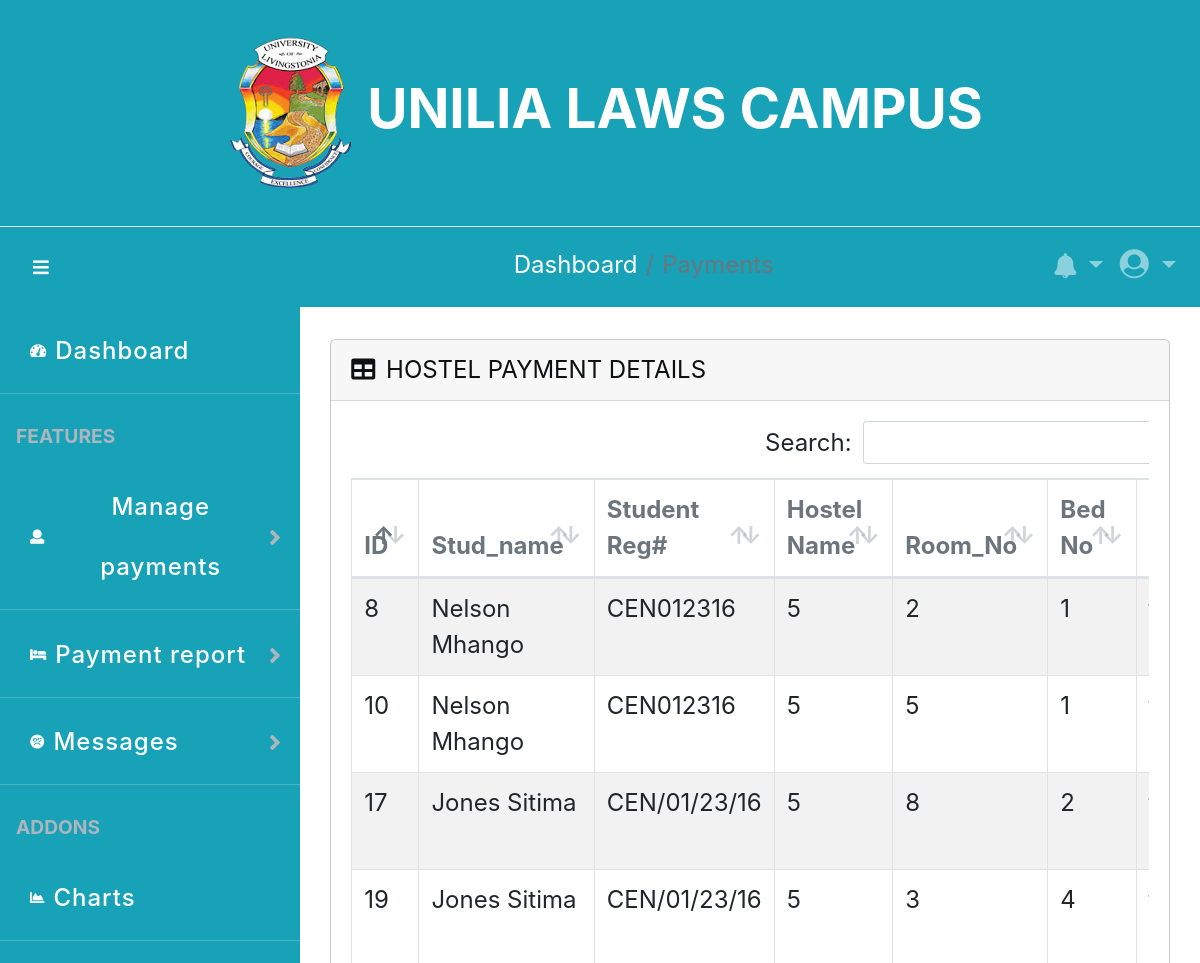
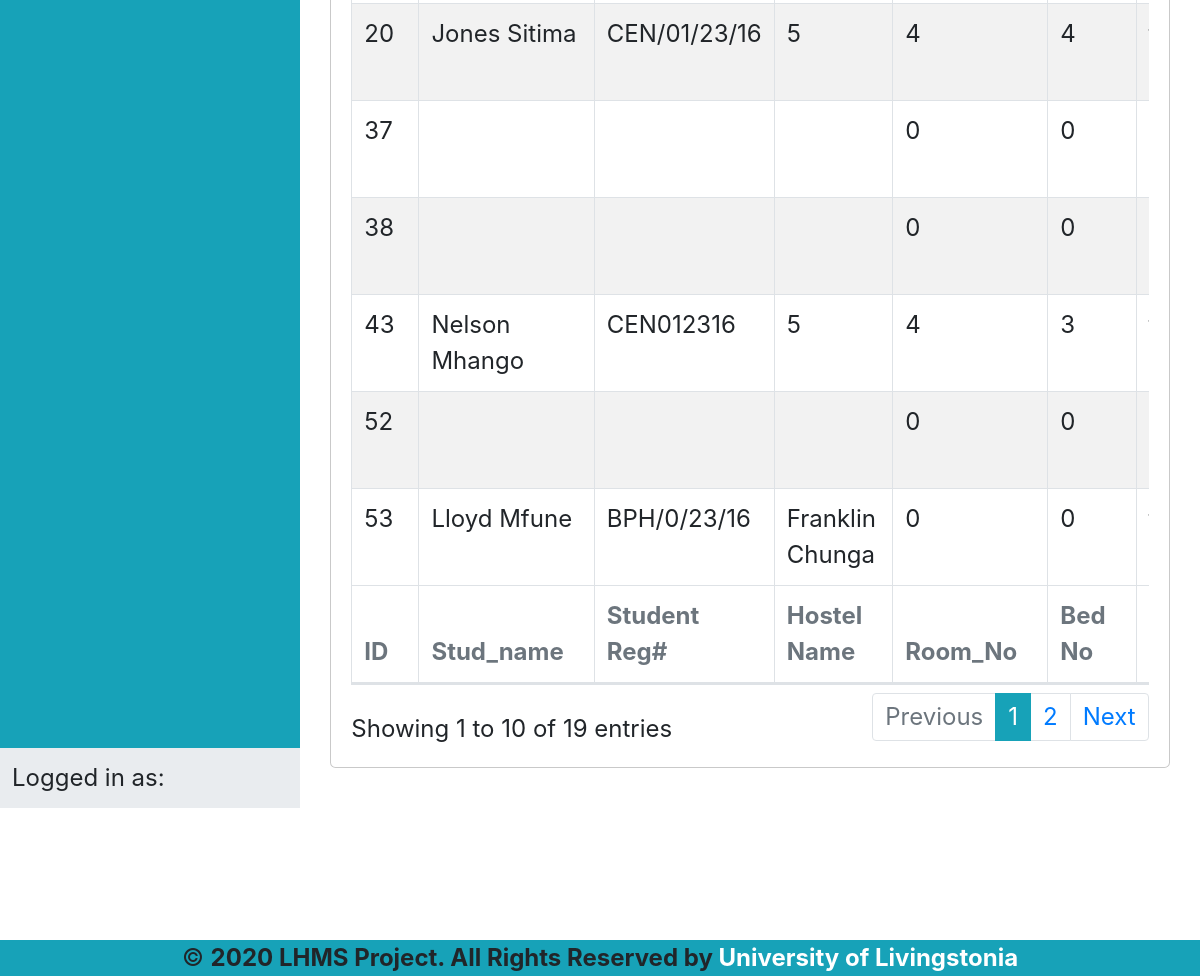
Page /balances.php on the committed database (2 pictures, top to bottom).
### tables this page shows
CREATE TABLE `payments` (
  `Payment_id` int(255) NOT NULL,
  `Stud_name` varchar(255) NOT NULL,
  `Student_Id` varchar(255) NOT NULL,
  `currency` varchar(255) NOT NULL,
  `Hostel_name` varchar(255) NOT NULL,
  `Room_no` int(255) NOT NULL,
  `Bed_No` int(255) NOT NULL,
  `TransId` varchar(255) NOT NULL,
  `Amount` varchar(255) NOT NULL,
  `email` varchar(255) NOT NULL,
  `Reciever` varchar(255) NOT NULL,
  `Paid` int(255) NOT NULL,
  `Date_added` date NOT NULL,
  `Is_approved` int(255) NOT NULL,
  `Date_approved` date NOT NULL,
  `Is_note` int(12) NOT NULL,
  `deleted` int(100) NOT NULL
);

### balances.php (the view, shortened to what this page needs)
<?php
 require 'includes/config.inc.php';
?>
<!DOCTYPE html>
<html lang="en">
<head>
        <link rel="stylesheet" href="web_warden/css_home/bootstrap.css">
	<link rel="stylesheet" href="web_home/css_home/fontawesome-all.css">
    <link rel="stylesheet" href="DataTables/DataTables-1.10.21/css/dataTables.bootstrap4.min.css">
    <link rel="stylesheet" href="DataTables/Buttons-1.6.3/css/buttons.bootstrap4.min.css">
	<link rel="stylesheet" href="web_home/css_home/flexslider.css" type="text/css" media="screen" property="" />
</head>
</head>
<header>
<nav class="navbar navbar-expand-lg navbar-dark bg-info">
    <div class="collapse navbar-collapse justify-content-md-center" id="navbarsExample08">
        <ul class="navbar-nav">
            <li class="nav-item active">
            <li class="nav-item active">
                <a class="nav-link display-4" href="#" style='font-weight: bolder;font-size:55px'><img src="logo2.png" width="150" dclass="img-logo">UNILIA LAWS CAMPUS </a>
            </li>
        </ul>
    </div>
</nav>
<nav class="navbar navbar-expand-lg navbar-dark bg-info border-top">
<div id="content">
<button class="btn btn-link btn-lg order-1 order-lg-1 "  style="font-weight:20px" id="sidebarToggle" href="#"><i class="fas fa-bars" style="color: white; font-size:large; cursor:pointer"></i></button>
            </div>
            <div class="collapse navbar-collapse justify-content-md-center"  style="margin-left:15%;" id="navbarsExample08">
        <ul class="navbar-nav">
        <ol class="breadcrumb bg-info mb-1 ">
                          <li class="breadcrumb-item"><a href="Accountant-home.php">Dashboard</a></li>
                           <li class="breadcrumb-item active">Payments</li>
                       </ol>
        </ul>
    </div>
		<ul class="navbar-nav ml-auto">
  <li class="nav-item">
  <li class="nav-item dropdown">
   <li class="nav-item dropdown no-arrow">
   <a class="nav-link dropdown-toggle " href="#"  id="notic" data-toggle="dropdown" aria-haspopup="true" aria-expanded="false">
	 <i class="fa fa-bell"  style="font-size:25px"></i><span class="badge badge-pill badge-danger count2 badge-counter"></span>
   </a>
   </li>
    <div style="margin-right:2%;" id="navbarsExample08">
        <ul class="navbar-nav">
                    <li class="nav-item dropdown">
					 <a class="nav-link dropdown-toggle" href="#" id="dropdown07XL" data-toggle="dropdown" aria-expanded="false"><i class="fas fa-user-circle" style="font-size:30px"></i> <?php echo $_SESSION['username2']; ?>
                </li>
        </ul>
    </div>
</nav>
</header>
<div id="layoutSidenav">
            <div id="layoutSidenav_nav">
                <nav class="sb-sidenav accordion sb-sidenav-light " id="sidenavAccordion">
                    <div class="sb-sidenav-menu">
                        <div class="nav">
                            <a class="nav-link" href="Accontant-home.php">
                                <div class="sb-nav-link-icon"><i class="fas fa-tachometer-alt"></i></div>
                                Dashboard
                            </a>
                            <div class="sb-sidenav-menu-heading">FEATURES</div>
                            <a class="nav-link collapsed" href="#" data-toggle="collapse" data-target="#manageP" aria-expanded="false" aria-controls="manageP">
                                <div class="sb-nav-link-icon"><i class="fas fa-user" ></i></div>
									Manage payments
                                <div class="sb-sidenav-collapse-arrow"><i class="fas fa-angle-down"></i></div>
                            </a>
							<a class="nav-link collapsed" href="#" data-toggle="collapse" data-target="#Preport" aria-expanded="false" aria-controls="Preport">
                                <div class="sb-nav-link-icon"><i class="fas fa-bed"></i></div>
									Payment report
                                <div class="sb-sidenav-collapse-arrow"><i class="fas fa-angle-down"></i></div>
                            </a>
							<a class="nav-link collapsed" href="#" data-toggle="collapse" data-target="#messages" aria-expanded="false" aria-controls="messages">
                                <div class="sb-nav-link-icon"><i class="fas fa-frown"></i></div>
									Messages
                                <div class="sb-sidenav-collapse-arrow"><i class="fas fa-angle-down"></i></div>
                            </a>
                            <div class="sb-sidenav-menu-heading">Addons</div>
                            <a class="nav-link" href="charts.html">
                                <div class="sb-nav-link-icon"><i class="fas fa-chart-area"></i></div>
                                Charts
                            </a>
                        </div>
                    </div>
                    <div class="sb-sidenav-footer">
                        <div class="midium">Logged in as: <?php echo $_SESSION['username2']; ?></div>
						</div>
                </nav>
            </div>
			<div id="layoutSidenav_content">
			<main>
  <div class="container">
<div class="row">
        <div class="col-md-3">
                </div>
            <div class="col-md-3">
            </div>
        </div>
</div>
<div id="container" class="row justify-content-md-center">
<div class="row" style="width:95%;">
<div class="container-fluid mt-4 mb-3">
<div class="panel panel-default">
<div id="container" class="row justify-content-md-center">
	 <div class="card mb-4" style="width:95%">
				<div class="card-header">
					<i class="fas fa-table mr-1"></i>
					HOSTEL PAYMENT DETAILS
				</div>
				<div class="card-body">
                <div class="table-responsive">
                <div class="table-responsive">
   <table id="example" class="table table-hover table-inverse  table-bordered table-center table-striped mt-2 border-top" style="font-size:24px; align-content:center;">
			<thead class="thread-inverse">
					<tr class="text-secondary">
							<th>ID</th>
                            <th>Stud_name</th>
                            <th>Student Reg#</th>
							<th >Hostel Name</th>
							<th>Room_No</th>
							<th>Bed No</th>
							<th >Trans_Id</th>
		</tr>
						</thead>
		<tbody>
				<?php
					$select = "SELECT * FROM payments WHERE Is_approved=0  AND Amount< 85000 ";
                    $sdb = mysqli_query($conn,$select);
					while($row = mysqli_fetch_array($sdb)){
                        $balance = 80000-$row['Amount'];
					echo'	<tr>
						<td>'.$row['Payment_id'].'</td>
						<td>'.$row['Stud_name'].'</td>
						<td>'.$row['Student_Id'].'</td>
						<td>'.$row['Hostel_name'].'</td>
						<td>'.$row['Room_no'].'</td>
                        <td>'.$row['Bed_No'].'</td>
                        <td>'.$row['TransId'].'</td>
                        <td>'.$row['Amount'].'</td>
                        <td>'.$balance.'</td>
						<td>'.$row['Date_added'].'</td>
						';
                ?>
					<?php
					}
					?>
	</tbody>
	<tfoot>
					<thead class="thread-inverse">
							<tr class="text-secondary">
                            <th>ID</th>
                            <th>Stud_name</th>
                            <th>Student Reg#</th>
							<th >Hostel Name</th>
							<th>Room_No</th>
							<th>Bed No</th>
							<th >Trans_Id</th>
        </tfoot>
						</table>
            </div>
					</div>
				</div>
        </div>
	</div>
</div>
</div>
</div>
                            </div>
	</div>
	</div>
<br>
<br>
			<footer class=" navbar-dark bg-info" style="margin-top:60px; text-align:center">
			<p class="copyright-agileinfo"> &copy; <b>2020 LHMS Project. All Rights Reserved  by <a href="#">University of Livingstonia<b></a></p>
				</footer>
</body>

### rows in the picture
payments: Payment_id "8", Stud_name "Nelson Mhango", Student_Id "CEN012316", Hostel_name "5", Room_no "2", Bed_No "1"
payments: Payment_id "10", Stud_name "Nelson Mhango", Student_Id "CEN012316", Hostel_name "5", Room_no "5", Bed_No "1"
payments: Payment_id "17", Stud_name "Jones Sitima", Student_Id "CEN/01/23/16", Hostel_name "5", Room_no "8", Bed_No "2"
payments: Payment_id "19", Stud_name "Jones Sitima", Student_Id "CEN/01/23/16", Hostel_name "5", Room_no "3", Bed_No "4"
payments: Payment_id "20", Stud_name "Jones Sitima", Student_Id "CEN/01/23/16", Hostel_name "5", Room_no "4", Bed_No "4"
payments: Payment_id "37", Room_no "0", Bed_No "0"
payments: Payment_id "38", Room_no "0", Bed_No "0"
payments: Payment_id "43", Stud_name "Nelson Mhango", Student_Id "CEN012316", Hostel_name "5", Room_no "4", Bed_No "3"
payments: Payment_id "52", Room_no "0", Bed_No "0"
payments: Payment_id "53", Stud_name "Lloyd Mfune", Student_Id "BPH/0/23/16", Hostel_name "Franklin Chunga", Room_no "0", Bed_No "0"
